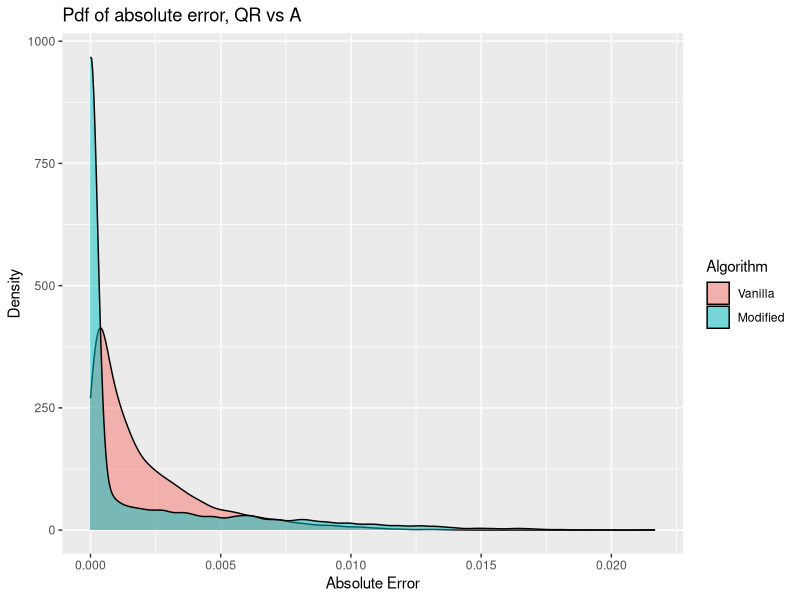

Recreate this plot in R. (Note: this script raises an error after producing the figure.)
#---------------------------------------------------------------------------------------------
#WARNING
#This file is NOT meant to be ran in Rstudio. This is an R **SCRIPT**, NOT a notebook.
#I.e.: Run it in VSCode and check the output with the terminal, or just execute it.

#---------------------------------------------------------------------------------------------
#Requirements
list.of.packages <- c("ggplot2", "data.table", "magrittr", "reshape2")
new.packages <- list.of.packages[!(list.of.packages %in% installed.packages()[,"Package"])]
if(length(new.packages)) install.packages(new.packages)

lapply(list.of.packages, require, character.only = TRUE)

#---------------------------------------------------------------------------------------------
msg <- function(str){
    # Prints a message.
    #
    # Args:
    #   str (character): message to be printed.
    #
    # Returns:
    #   NULL
    
    message("")
    message(str)
    message("")

}

#---------------------------------------------------------------------------------------------
#Function

proj <- function(u, v){
    # This operator projects the vector v orthogonally onto the line spanned by vector u.
    #
    # Args:
    #   u (vector): u vector.
    #   v (vector): v vector.
    #
    # Returns:
    #   out (vector): orthogonal projection.

    return(as.numeric((u %*% v) / (u %*% u)) * u)

}


gram_schmidt <- function(mat){
    # Computes an orthonormal set of vectors (column-wise) from a matrix input.
    #
    # Args:
    #   mat (matrix): a matrix.
    #
    # Returns:
    #   out (matrix): an orthonormal matrix.

    if(ncol(mat) == 1){

        return(mat)

    }

    out <- matrix(0, nrow(mat), ncol(mat))
    out[, 1] <- mat[, 1]
    for(j in 2:ncol(out)){

        v <- mat[, j]
        out[, j] <- v
        for(k in 1:(j - 1)){

            out[, j] <- out[, j] - proj(out[, k], v)

        }

        out[, j] <- out[, j] / sqrt(sum(out[, j]^2))

    }

    return(out)

}

gram_schmidt_modified <- function(mat){
    # Computes an orthonormal set of vectors (column-wise) from a matrix input.
    # Uses the modified algorithm from Trefethen, Bau (1997) p.58
    #
    # Args:
    #   mat (matrix): a matrix.
    #
    # Returns:
    #   out (matrix): an orthonormal matrix.

    m <- ncol(mat)
    if(m == 1){

        return(mat)

    }

    v <- mat 
    q <- matrix(0, nrow(mat), m)
    for(j in 1:m){

        q[, j] <- v[, j] / sqrt(sum(v[, j]^2))
        if(j + 1 > m){

            break

        }

        for(k in (j+1):m){

            v[, k] <- v[, k] - as.numeric(q[, j] %*% v[, k]) * q[, j]

        }

    }

    return(q)

}

QR <- function(mat, modif = FALSE){
    # Computes the QR decomposition of a matrix.
    #
    # Args:
    #   mat (matrix): a matrix.
    #   modif (bool): whether or not we should use the modified G-S algo
    #
    # Returns:
    #   out (list): Q and R.

    Q <- if(modif){gram_schmidt_modified(mat)} else {gram_schmidt(mat)}
    R <- t(Q) %*% mat
    R[lower.tri(R)] <- 0

    return(list(Q = Q, 
                R = R))

}

#---------------------------------------------------------------------------------------------
#Experiment

if((getOption('run.main', default = TRUE))){

    msg("Computing matrices...")
    n <- 80

    U <- qr.Q(qr(matrix(runif(n^2), n, n)))
    V <- qr.Q(qr(matrix(runif(n^2), n, n)))
    S <- diag(2^(seq(from = -1, to = -80)))

    A <- U %*% S %*% t(V)

    QR_A <- QR(A)
    QR_A_modif <- QR(A, modif = TRUE)

    #Look, I have NO CLUE WHATSOEVER what r_ii stands for. I'll plot the pdf of the absolute errors |A - QR|.
    df <- as.data.table(c(abs(QR_A$Q %*% QR_A$R - A))) %>%
            .[, Modified := c(abs(QR_A_modif$Q %*% QR_A_modif$R - A))]

    names(df)[1] <- "Vanilla"
    df <- melt(df)
    names(df) <- c("Algorithm", "Error")

    plot <- ggplot(data = df, aes(x = Error, fill = Algorithm)) + 
            geom_density(alpha = 0.5) +
            xlab("Absolute Error") +
            ylab("Density") +
            ggtitle("Pdf of absolute error, QR vs A")


    msg("Creating directories and saving plot...")
    current_file_path <- dirname(rstudioapi::getActiveDocumentContext()$path)
    setwd(current_file_path)
    pic_dir <- file.path(current_file_path, subDir = "Plots")
    dir.create(pic_dir, showWarnings = FALSE)
    setwd(pic_dir)
    ggsave(filename = "density.jpeg", plot = plot, device = "jpeg")

    msg("Done.")

}
